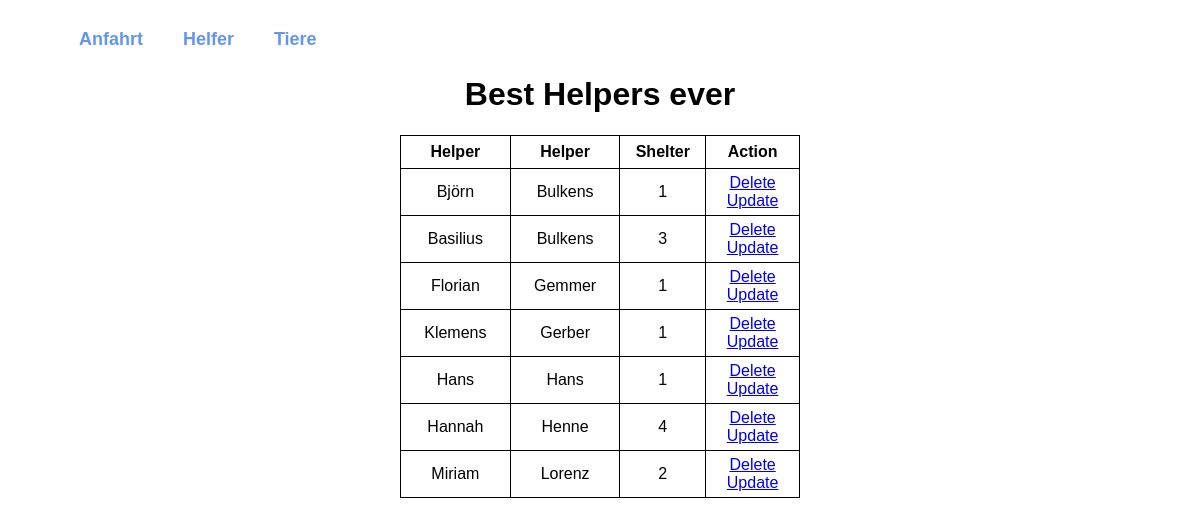
The page / on the database its author committed.
### database.py (models this page shows, shortened)
class Volunteers(db.Model):
    id = db.Column(db.Integer, primary_key=True)
    firstname = db.Column(db.String(20), nullable=False)
    lastname  = db.Column(db.String(20), nullable=False)
    gender = db.Column(db.String(1), nullable=False)
    birthday = db.Column(db.DateTime, nullable=False)
    password = db.Column(db.String(20), nullable=False)
    shelter = db.Column(db.Integer, db.ForeignKey('shelters.id'), nullable=False)

### database.py (the view)
@app.route('/', methods=['POST', 'GET'])
def index():
    if request.method == 'POST':
        date_in = request.form['Datum']
        date_out = datetime(*[int(v) for v in date_in.replace('T', '-').replace(':', '-').split('-')])
        volu_data= [request.form['niederlassung'],
                    request.form['vorname'],
                    request.form['nachname'],
                    request.form['gender'],
                    date_out,
                    request.form['Password'],
                    request.form['Password2']]
        new_volu = Volunteers(firstname=volu_data[1],
                            lastname=volu_data[2],
                            gender=volu_data[3],
                            birthday=volu_data[4],
                            password=volu_data[5],
                            shelter=volu_data[0])
        try:
            db.session.add(new_volu)
            db.session.commit()
            return redirect('/')
        except:
            return 'There was an issue adding your task'
    else:
        volus = Volunteers.query.order_by(Volunteers.lastname).all()
        return render_template('index.html', tasks=volus)

### templates/index.html (shortened to what this page needs)
{% extends 'base.html' %}
{% block body %}
<div class="content">
    <h1 style="text-align: center">Best Helpers ever</h1>
    {% if tasks|length < 1 %}
    <h4 style="text-align: center">There are no Volunteers! :(</h4>
    {% else %}
    <table>
        <tr>
            <th>Helper</th>
            <th>Helper</th>
            <th>Shelter</th>
            <th>Action</th>
        </tr>
        {% for task in tasks %}
            <tr>
                <td>{{ task.firstname }}</td>
                <td>{{ task.lastname }}</td>
                <td>{{ task.shelter }}</td>
                <td>
                    <a href="/delete/{{task.id}}">Delete</a>
                    <br>
                    <a href="/update/{{task.id}}">Update</a>
                </td>
            </tr>
        {% endfor %}
    </table>
    {% endif %}
</div>
{% endblock %}

### templates/base.html (shortened to what this page needs)
<!DOCTYPE html>
<html lang="en">
    <head>
        <link rel="stylesheet" href="../static/css/main.css">
    </head>
    <body>
        {% block navbar %}
        <div class="navbar navbar-fixed-top" style="margin-left: 0.5cm; margin-top: .5cm; margin-bottom: .5cm;">
              <ul class="navbar-nav mr-auto nav-fill w-100" style="font-size: large; background-color: rgb(204, 204, 204);">
                <li class="nav-item"><a style="text-decoration: none; color: cornflowerblue; font-weight: bold; font-size: large;" class="nav-link naveintrag" href="/UC1">Anfahrt</a></li>
                <li class="nav-item"><a style="text-decoration: none; color: cornflowerblue; font-weight: bold; font-size: large;" class="nav-link" href="/UC2">Helfer</a></li>
                <li class="nav-item"><a style="text-decoration: none; color: cornflowerblue; font-weight: bold; font-size: large;" class="nav-link" href="/UC3">Tiere</a></li>
              </ul>
        </div>
        <br><br>
        {% endblock %}
        {%block body%}{% endblock %}
    </body>
</html>

### static/css/main.css (style rules this page uses)
body, html { margin: 0; font-family: 'Arial'; }
.content { margin: 0 auto; width: 400px; }
table, td, th { border: 1px solid rgb(0, 0, 0); }
table { border-collapse: collapse; width: 100%; }
th { height: 30px; }
td { text-align: center; padding: 5px; }
li { color: black; float: left; position: relative; padding: 10px 20px; overflow: hidden; }
li::after { background-color: black; content: ""; width: 0; height: 5px; left: 0; bottom: 0; margin-left: 40%; margin-right: 40%; transition: width 0.35s ease 0s; position: absolute; }

### rows shown on the page
Volunteers: firstname "Björn", lastname "Bulkens", shelter "1"
Volunteers: firstname "Basilius", lastname "Bulkens", shelter "3"
Volunteers: firstname "Florian", lastname "Gemmer", shelter "1"
Volunteers: firstname "Klemens", lastname "Gerber", shelter "1"
Volunteers: firstname "Hans", lastname "Hans", shelter "1"
Volunteers: firstname "Hannah", lastname "Henne", shelter "4"
Volunteers: firstname "Miriam", lastname "Lorenz", shelter "2"
